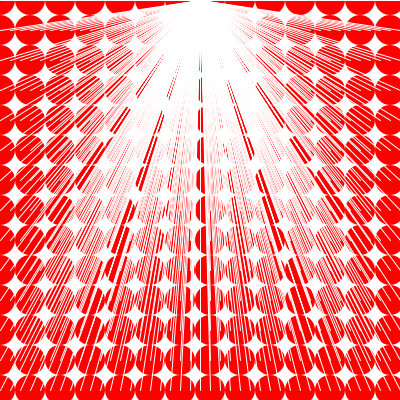
Frame 1 (no input)
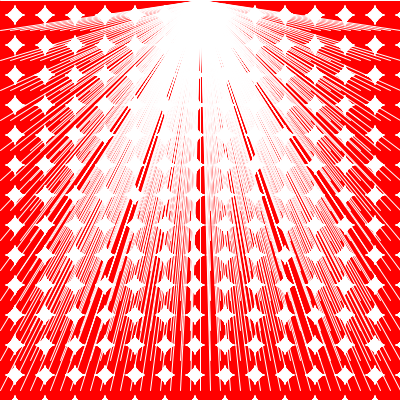
Frame 60 (the mouse pressed at the canvas centre just before this capture)
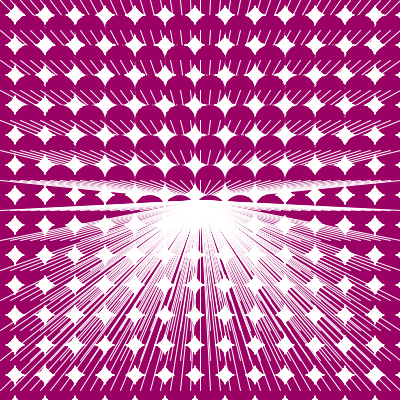
Frame 120 (the mouse held since frame 60 and released just before this capture)

The Processing sketch that drew these frames (run headless with seeded random() and noise(); from frame 60 on, the mouse is pressed at the canvas centre):

// Processing sketch: processing_75163
// ── processing_75163.pde

int r = 255;
int b = 255;

void setup() {
  size(400, 400);
  background(255);
}

void draw() {
  for (int y = 0; y <= width; y = y + 30) {
    for (int x = 0; x <= width; x = x + 30) {
      fill(r-mouseY/2, 0, mouseY/2);
      noStroke();
      ellipse(x, y, 30, 30);
    } 
    for (int x = 0; x <= width; x = x + 10) {
      stroke(255);
      line(x, y, 200, mouseY);
    } 
    }
}
